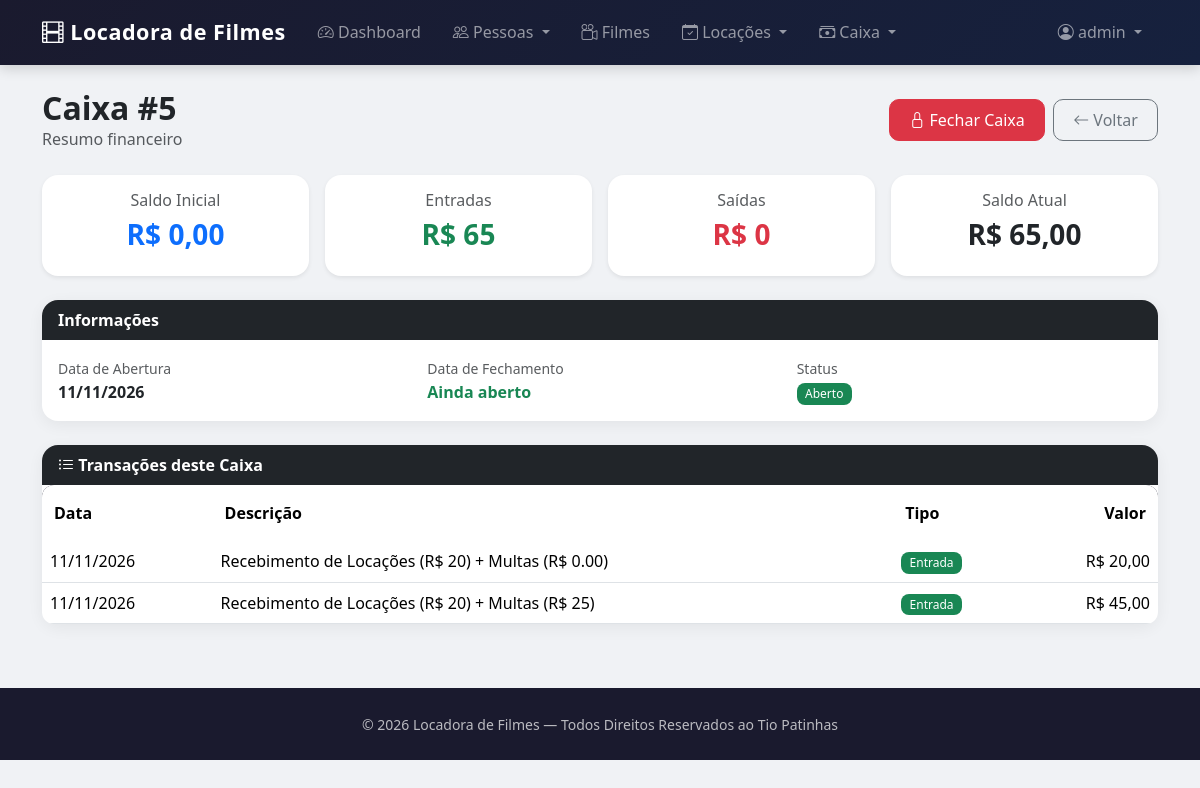
/caixas/5/ (signed in), run on the app's committed database.
### caixa/models.py (models this page shows, shortened)
class Caixa(models.Model):
    data_abrir = models.DateField(verbose_name='Data de Abertura')
    data_fechar = models.DateField(null=True, blank=True, verbose_name='Data de Fechamento')
    saldo_inicial = models.DecimalField(max_digits=12, decimal_places=2, verbose_name='Saldo Inicial')
    saldo_final = models.DecimalField(max_digits=12, decimal_places=2, null=True, blank=True, verbose_name='Saldo Final')
    class Meta:
        verbose_name = 'Caixa'
        verbose_name_plural = 'Caixas'
        ordering = ['-data_abrir']
    @property
    def esta_aberto(self):
        return self.data_fechar is None

class Transacao(models.Model):
    TIPO_CHOICES = [
        ('E', 'Entrada'),
        ('S', 'Saída'),
    ]
    caixa = models.ForeignKey(Caixa, on_delete=models.CASCADE, related_name='transacoes', verbose_name='Caixa')
    valor = models.DecimalField(max_digits=12, decimal_places=2, verbose_name='Valor')
    data = models.DateField(verbose_name='Data')
    descricao = models.CharField(max_length=200, verbose_name='Descrição')
    tipo = models.CharField(max_length=1, choices=TIPO_CHOICES, verbose_name='Tipo')
    class Meta:
        verbose_name = 'Transação'
        verbose_name_plural = 'Transações'
        ordering = ['-data', '-id']

### caixa/views.py (the view)
# urls.py: path('caixas/<int:pk>/', CaixaDetailView.as_view(), name='caixa_detalhe'),
class CaixaDetailView(LoginRequiredMixin, PermissionRequiredMixin, DetailView):
    permission_required = 'caixa.view_caixa'
    model = Caixa
    template_name = 'caixa_detalhe.html'
    context_object_name = 'caixa'
    def get_context_data(self, **kwargs):
        context = super().get_context_data(**kwargs)
        caixa = self.object
        transacoes = caixa.transacoes.all()
        total_entradas = transacoes.filter(tipo='E').aggregate(total=Sum('valor'))['total'] or 0
        total_saidas = transacoes.filter(tipo='S').aggregate(total=Sum('valor'))['total'] or 0
        context['transacoes'] = transacoes
        context['total_entradas'] = total_entradas
        context['total_saidas'] = total_saidas
        context['saldo_atual'] = caixa.saldo_inicial + total_entradas - total_saidas
        return context

### caixa/templates/caixa_detalhe.html (shortened to what this page needs)
{% extends 'principal.html' %}
{% block content %}
<div class="container mt-4">
    <div class="d-flex justify-content-between align-items-center mb-4">
        <div>
            <h2 class="fw-bold mb-0">Caixa #{{ caixa.id }}</h2>
            <p class="text-muted mb-0">Resumo financeiro</p>
        </div>
        <div class="d-flex gap-2">
            {% if caixa.esta_aberto and perms.caixa.change_caixa %}
            <form method="post" action="{% url 'caixa_fechar' caixa.pk %}">
                <button type="submit" class="btn btn-danger"
                        onclick="return confirm('Tem certeza que deseja FECHAR este caixa?')">
                    <i class="bi bi-lock"></i> Fechar Caixa
                </button>
            </form>
            {% endif %}
            <a href="{% url 'caixas' %}" class="btn btn-outline-secondary">
                <i class="bi bi-arrow-left"></i> Voltar
            </a>
        </div>
    </div>
    <div class="row g-3 mb-4">
        <div class="col-md-3">
            <div class="card text-center border-0 shadow-sm">
                <div class="card-body">
                    <h6 class="text-muted">Saldo Inicial</h6>
                    <h3 class="fw-bold text-primary">R$ {{ caixa.saldo_inicial }}</h3>
                </div>
            </div>
        </div>
        <div class="col-md-3">
            <div class="card text-center border-0 shadow-sm">
                <div class="card-body">
                    <h6 class="text-muted">Entradas</h6>
                    <h3 class="fw-bold text-success">R$ {{ total_entradas }}</h3>
                </div>
            </div>
        </div>
        <div class="col-md-3">
            <div class="card text-center border-0 shadow-sm">
                <div class="card-body">
                    <h6 class="text-muted">Saídas</h6>
                    <h3 class="fw-bold text-danger">R$ {{ total_saidas }}</h3>
                </div>
            </div>
        </div>
        <div class="col-md-3">
            <div class="card text-center border-0 shadow-sm">
                <div class="card-body">
                    <h6 class="text-muted">{% if caixa.esta_aberto %}Saldo Atual{% else %}Saldo Final{% endif %}</h6>
                    <h3 class="fw-bold">R$ {{ saldo_atual }}</h3>
                </div>
            </div>
        </div>
    </div>
    <div class="card mb-4">
        <div class="card-header bg-dark text-white">Informações</div>
        <div class="card-body">
            <div class="row">
                <div class="col-md-4">
                    <small class="text-muted">Data de Abertura</small>
                    <div class="fw-semibold">{{ caixa.data_abrir|date:"d/m/Y" }}</div>
                </div>
                <div class="col-md-4">
                    <small class="text-muted">Data de Fechamento</small>
                    <div class="fw-semibold">
                        {% if caixa.data_fechar %}
                            {{ caixa.data_fechar|date:"d/m/Y" }}
                        {% else %}
                            <span class="text-success">Ainda aberto</span>
                        {% endif %}
                    </div>
                </div>
                <div class="col-md-4">
                    <small class="text-muted">Status</small>
                    <div>
                        {% if caixa.esta_aberto %}
                            <span class="badge bg-success">Aberto</span>
                        {% else %}
                            <span class="badge bg-secondary">Fechado</span>
                        {% endif %}
                    </div>
                </div>
            </div>
        </div>
    </div>
    <div class="card">
        <div class="card-header bg-dark text-white">
            <i class="bi bi-list-ul"></i> Transações deste Caixa
        </div>
        <div class="card-body p-0">
            <div class="table-responsive">
                <table class="table table-hover mb-0">
                    <thead>
                        <tr>
                            <th>Data</th>
                            <th>Descrição</th>
                            <th>Tipo</th>
                            <th class="text-end">Valor</th>
                        </tr>
                    </thead>
                    <tbody>
                        {% for t in transacoes %}
                        <tr>
                            <td>{{ t.data|date:"d/m/Y" }}</td>
                            <td>{{ t.descricao }}</td>
                            <td>
                                {% if t.tipo == 'E' %}
                                    <span class="badge bg-success">Entrada</span>
                                {% else %}
                                    <span class="badge bg-danger">Saída</span>
                                {% endif %}
                            </td>
                            <td class="text-end">R$ {{ t.valor }}</td>
                        </tr>
                        {% empty %}
                        <tr>
                            <td colspan="4" class="text-center text-muted py-4">Nenhuma transação neste caixa.</td>
                        </tr>
                        {% endfor %}
                    </tbody>
                </table>
            </div>
        </div>
    </div>
</div>
{% endblock %}

### home/templates/principal.html (shortened to what this page needs)
{% load static %}
{% load django_bootstrap5 %}
<!DOCTYPE html>
<html lang="pt-br">
<head>
    <link href="https://cdn.jsdelivr.net/npm/bootstrap@5.3.3/dist/css/bootstrap.min.css" rel="stylesheet">
    <link href="https://cdn.jsdelivr.net/npm/bootstrap-icons@1.11.3/font/bootstrap-icons.min.css" rel="stylesheet">
</head>
<body>
    <nav class="navbar navbar-expand-lg navbar-dark navbar-custom">
        <div class="container">
            <a class="navbar-brand" href="{% url 'home' %}">
                <i class="bi bi-film"></i> Locadora de Filmes
            </a>
            <div class="collapse navbar-collapse" id="navbarNav">
                <ul class="navbar-nav me-auto">
                    {% if request.user.is_authenticated %}
                    <li class="nav-item">
                        <a class="nav-link" href="{% url 'home' %}">
                            <i class="bi bi-speedometer2"></i> Dashboard
                        </a>
                    </li>
                    {% endif %}
                    {% if perms.pessoas.view_cliente or perms.pessoas.view_funcionario %}
                    <li class="nav-item dropdown">
                        <a class="nav-link dropdown-toggle" href="#" role="button" data-bs-toggle="dropdown">
                            <i class="bi bi-people"></i> Pessoas
                        </a>
                    </li>
                    {% endif %}
                    {% if perms.filmes.view_filme %}
                    <li class="nav-item">
                        <a class="nav-link" href="{% url 'filmes' %}">
                            <i class="bi bi-camera-reels"></i> Filmes
                        </a>
                    </li>
                    {% endif %}
                    {% if perms.locacoes.view_locacao or perms.locacoes.view_multa %}
                    <li class="nav-item dropdown">
                        <a class="nav-link dropdown-toggle" href="#" role="button" data-bs-toggle="dropdown">
                            <i class="bi bi-calendar-check"></i> Locações
                        </a>
                    </li>
                    {% endif %}
                    {% if perms.caixa.view_caixa or perms.caixa.view_transacao or perms.caixa.view_compravendafilme %}
                    <li class="nav-item dropdown">
                        <a class="nav-link dropdown-toggle" href="#" role="button" data-bs-toggle="dropdown">
                            <i class="bi bi-cash-stack"></i> Caixa
                        </a>
                    </li>
                    {% endif %}
                </ul>
                <ul class="navbar-nav ms-auto">
                    {% if request.user.is_authenticated %}
                        <li class="nav-item dropdown">
                            <a class="nav-link dropdown-toggle" href="#" role="button" data-bs-toggle="dropdown">
                                <i class="bi bi-person-circle"></i> {{ request.user.username }}
                            </a>
                        </li>
                    {% else %}
                        <li class="nav-item">
                            <a class="nav-link" href="{% url 'login' %}">
                                <i class="bi bi-box-arrow-in-right"></i> Login
                            </a>
                        </li>
                    {% endif %}
                </ul>
            </div>
        </div>
    </nav>
    <main>
        {% block content %}{% endblock %}
    </main>
    <footer class="text-center">
        <div class="container">
            <small>© {% now "Y" %} Locadora de Filmes — Todos Direitos Reservados ao Tio Patinhas</small>
        </div>
    </footer>
</body>
</html>

### home/templates/principal.html (style rules this page uses)
:root { --primary: #1a1a2e; --secondary: #16213e; --accent: #e94560; --accent-hover: #ff6b81; --light-bg: #f8f9fa; }
body { background-color: #f0f2f5; font-family: 'Segoe UI', system-ui, -apple-system, sans-serif; }
.navbar-custom { background: linear-gradient(135deg, var(--primary), var(--secondary)); box-shadow: 0 4px 12px rgba(0,0,0,0.15); padding: 0.7rem 0; }
.navbar-custom .navbar-brand { font-weight: 700; font-size: 1.35rem; letter-spacing: 0.5px; }
.navbar-custom .nav-link { font-weight: 500; padding: 0.5rem 1rem !important; border-radius: 8px; transition: all 0.2s; }
.card { border: none; border-radius: 16px; box-shadow: 0 4px 16px rgba(0,0,0,0.06); transition: transform 0.2s, box-shadow 0.2s; }
.card-header { border-radius: 16px 16px 0 0 !important; font-weight: 600; border: none; }
.btn { border-radius: 10px; font-weight: 500; padding: 0.5rem 1.2rem; }
.table { border-radius: 12px; overflow: hidden; }
.table thead { background-color: var(--primary); color: white; }
.table thead th { border: none; font-weight: 600; padding: 1rem 0.75rem; }
.table tbody tr { transition: background-color 0.15s; }
.badge { font-weight: 500; padding: 0.4em 0.7em; border-radius: 8px; }
footer { background: var(--primary); color: rgba(255,255,255,0.7); padding: 1.5rem 0; margin-top: 4rem; }

### data on the page
Caixa: id "5", saldo_inicial "0,00", data_abrir "11/11/2026"
Transacao: data "11/11/2026", descricao "Recebimento de Locações (R$ 20) + Multas (R$ 0.00)", tipo "Entrada", valor "20,00"
Transacao: data "11/11/2026", descricao "Recebimento de Locações (R$ 20) + Multas (R$ 25)", tipo "Entrada", valor "45,00"

### other printed values
{{ request.user.username }} "admin"
{{ total_entradas }} "65"
{{ total_saidas }} "0"
{{ saldo_atual }} "65,00"
